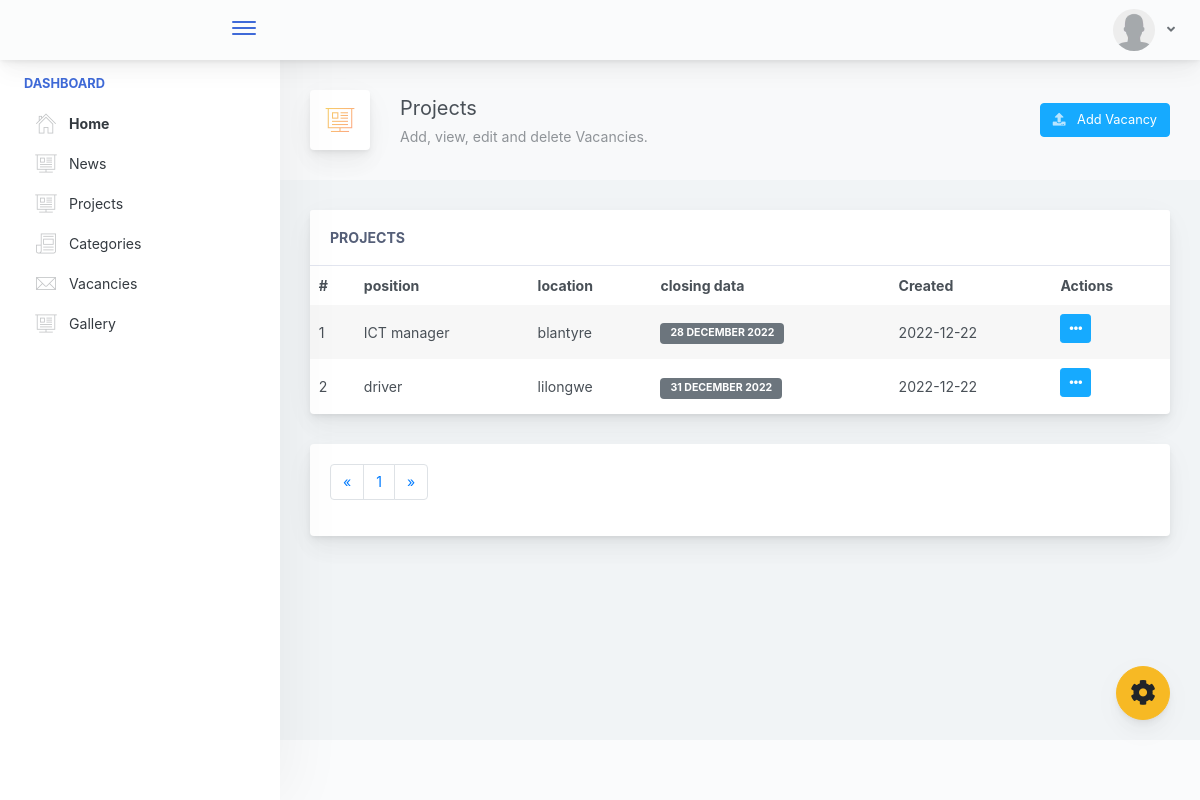
Page /vacancy.php (signed in) on the committed database.
### tables this page shows
CREATE TABLE `vacancies` (
  `v_id` int(24) NOT NULL,
  `summary` text NOT NULL,
  `position` varchar(200) NOT NULL,
  `requirements` text NOT NULL,
  `location` varchar(100) NOT NULL,
  `closing_date` date NOT NULL,
  `details` text NOT NULL,
  `created_date` date NOT NULL
);

### vacancy.php (the view, shortened to what this page needs)
<?php
include('connection.php');
?>
<!doctype html>
<html lang="en">
<head>
    <link href="./main.css" rel="stylesheet">
</head>
<body>
    <div class="app-container app-theme-white body-tabs-shadow fixed-sidebar fixed-header">
        <div class="app-header header-shadow">
            <div class="app-header__logo">
                <div class="header__pane ml-auto">
                    <div>
                        <button type="button" class="hamburger close-sidebar-btn hamburger--elastic" data-class="closed-sidebar">
                            <span class="hamburger-box">
                                <span class="hamburger-inner"></span>
                            </span>
                        </button>
                    </div>
                </div>
            </div>
            <div class="app-header__content">
                <div class="app-header-right">
                    <div class="header-btn-lg pr-0">
                        <div class="widget-content p-0">
                            <div class="widget-content-wrapper">
                                <div class="widget-content-left">
                                    <div class="btn-group">
                                        <a data-toggle="dropdown" aria-haspopup="true" aria-expanded="false" class="p-0 btn">
                                            <img width="42" class="rounded-circle" src="assets/images/avatars/user.png" alt="">
                                            <i class="fa fa-angle-down ml-2 opacity-8"></i>
                                        </a>
                                    </div>
                                </div>
                            </div>
                        </div>
                    </div>
                </div>
            </div>
        </div>
        <div class="ui-theme-settings">
            <button type="button" id="TooltipDemo" class="btn-open-options btn btn-warning">
                <i class="fa fa-cog fa-w-16 fa-spin fa-2x"></i>
            </button>
        </div>
        <div class="app-main">
            <div class="app-sidebar sidebar-shadow">
			 <div class="scrollbar-sidebar">
                    <div class="app-sidebar__inner">
                        <ul class="vertical-nav-menu">
                            <li class="app-sidebar__heading">Dashboard</li>
                            <li class="mm-active">
                                <a href="home.php">
                                    <i class="metismenu-icon pe-7s-home"></i>
                                    Home
                                </a>
                            </li>
                            <li>
                                <a href="blog.php">
                                    <i class="metismenu-icon pe-7s-display2"></i>
                                  News
                                </a>
                            </li>
                            <li>
                                <a href="projects.php">
                                    <i class="metismenu-icon pe-7s-display2"></i>
                                    Projects
                                </a>
                            </li>
                            <li>
                                <a href="categories.php">
                                    <i class="metismenu-icon pe-7s-news-paper"></i>
                                    Categories
                                </a>
                            </li>
                            <li>
                                <a href="vacancy.php">
                                    <i class="metismenu-icon pe-7s-mail"></i>
                                    Vacancies
                                </a>
                            </li>
                           <li>
                                <a href="gallery.php">
                                    <i class="metismenu-icon pe-7s-display2"></i>
                                    Gallery
                                </a>
                            </li>
                        </ul>
                    </div>
                </div>
            </div>
            <div class="app-main__outer">
                <div class="app-main__inner">
                    <div class="app-page-title">
                        <div class="page-title-wrapper">
                            <div class="page-title-heading">
                                <div class="page-title-icon">
                                    <i class="pe-7s-display2 icon-gradient bg-sunny-morning">
                                    </i>
                                </div>
                                <div>Projects
                                    <div class="page-title-subheading">Add, view, edit and delete Vacancies.
                                    </div>
                                </div>
                            </div>
                            <div class="page-title-actions">
                                <a href="addvacancy.php" class="btn-shadow btn btn-info">
                                    <span class="btn-icon-wrapper pr-2 opacity-7">
                                        <i class="fa fa-upload fa-w-20"></i>
                                    </span>
                                    Add Vacancy
                                </a>
                            </div>
                        </div>
                    </div>
                    <div class="row">
                        <div class="col-md-12">
                            <div class="main-card mb-3 card">
                                <div class="card-header">Projects
                                </div>
                                <div class="table-responsive">
                                    <table class="align-middle mb-0 table table-borderless table-striped table-hover">
                                        <thead>
                                            <tr>
                                                <th>#</th>
                                                <th>position</th>
                                                <th>location</th>
                                                <th>closing data</th>
                                                <th>Created</th>
                                                <th>Actions</th>
                                            </tr>
                                        </thead>
                                        <tbody>
                                            <?php
                                            @$page = $_GET["page"];
                                            if ($page == "" || $page == "1") {
                                                $page1 = 0;
                                            } else {
                                                $page1 = ($page * 5) - 5;
                                            }
                                            $query = "SELECT * FROM vacancies ORDER BY v_id desc limit $page1,5";
                                            $run = mysqli_query($conn, $query);
                                            $index = 1;
                                            while ($row = mysqli_fetch_array($run)) {
                                            ?>
                                                <tr>
                                                    <td><?php echo $index; ?></td>
                                                    <td>
                                                        <?php echo $row['position'] ?>
                                                    </td>
                                                    <td><?php echo $row['location'] ?></td>
                                                    <td><span class="badge badge-secondary"><?php echo date('d F Y', strtotime($row['closing_date'])); ?></span></td>
                                                    <td><?php echo $row['created_date'] ?></td>
                                                    <td>
                                                        <div class="dropdown d-inline-block">
                                                            <button type="button" aria-haspopup="true" aria-expanded="false" data-toggle="dropdown" class="mb-2 mr-2 btn btn-sm btn-info"><span class="fas fa-ellipsis-h"></span></button>
                                                        </div>
                                                    </td>
                                                </tr>
                                            <?php
                                                $index++;
                                            } ?>
                                        </tbody>
                                    </table>
                                </div>
                            </div>
                            <div class="main-card mb-3 card">
                                <div class="card-body">
                                    <nav class="" aria-label="Page navigation example">
                                        <?php
                                        $resl = mysqli_query($conn, "SELECT * FROM vacancies");
                                        $cout = mysqli_num_rows($resl);
                                        $a = $cout / 5;
                                        $a = ceil($a);
                                        ?>
                                        <ul class="pagination">
                                            <li class="page-item"><a href="javascript:void(0);" class="page-link" aria-label="Previous"><span aria-hidden="true">«</span><span class="sr-only">Previous</span></a></li>
                                            <?php for ($b = 1; $b <= $a; $b++) {  ?>
                                                <li class="page-item"><a href="projects.php?page=<?php echo $b; ?>" class="page-link"><?php echo $b . " "; ?></a></li>
                                            <?php } ?>
                                            <li class="page-item"><a href="javascript:void(0);" class="page-link" aria-label="Next"><span aria-hidden="true">»</span><span class="sr-only">Next</span></a></li>
                                        </ul>
                                    </nav>
                                </div>
                            </div>
                        </div>
                    </div>
                </div>
                <div class="app-wrapper-footer">
                    <div class="app-footer">
                        <div class="app-footer__inner">
                        </div>
                    </div>
                </div>
            </div>
        </div>
    </div>
</body>
</html>

### rows in the picture
vacancies: position "ICT manager", location "blantyre", closing_date "28 DECEMBER 2022", created_date "2022-12-22"
vacancies: position "driver", location "lilongwe", closing_date "31 DECEMBER 2022", created_date "2022-12-22"
